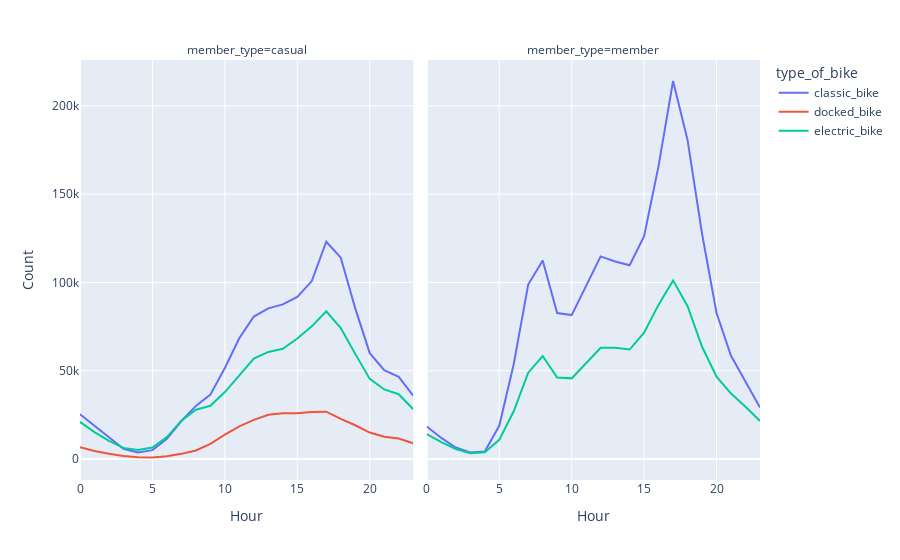

Notebook cell for this chart:
### Code cell
fig5 = px.line(bikes, x='Hour', y='Count', color="type_of_bike", facet_col="member_type")
fig5.show()

### Figure 1 — Plotly figure (JSON) as saved in the notebook; plotly's stock layout.template omitted (floating-point values rounded to 4 significant figures)
{"data": [{"hovertemplate": "type_of_bike=classic_bike<br>member_type=casual<br>Hour=%{x}<br>Count=%{y}<extra></extra>", "legendgroup": "classic_bike", "line": {"color": "#636efa", "dash": "solid"}, "marker": {"symbol": "circle"}, "mode": "lines", "name": "classic_bike", "orientation": "v", "showlegend": true, "type": "scatter", "x": [0, 1, 2, 3, 4, 5, 6, 7, 8, 9, 10, 11, 12, 13, 14, 15, 16, 17, 18, 19, 20, 21, 22, 23], "xaxis": "x", "y": [25294, 18814, 11820, 5821, 3687, 5023, 11460, 21506, 30057, 36443, 51541, 68458, 80677, 85322, 87564, 91769, 100760, 123044, 114033, 85297, 59958, 50289, 46538, 35861], "yaxis": "y"}, {"hovertemplate": "type_of_bike=classic_bike<br>member_type=member<br>Hour=%{x}<br>Count=%{y}<extra></extra>", "legendgroup": "classic_bike", "line": {"color": "#636efa", "dash": "solid"}, "marker": {"symbol": "circle"}, "mode": "lines", "name": "classic_bike", "orientation": "v", "showlegend": false, "type": "scatter", "x": [0, 1, 2, 3, 4, 5, 6, 7, 8, 9, 10, 11, 12, 13, 14, 15, 16, 17, 18, 19, 20, 21, 22, 23], "xaxis": "x2", "y": [18450, 11932, 6531, 3725, 4198, 18777, 53631, 98767, 112444, 82662, 81498, 98575, 114727, 111856, 109702, 126192, 166012, 214066, 180586, 127558, 82693, 58426, 43615, 29162], "yaxis": "y2"}, {"hovertemplate": "type_of_bike=docked_bike<br>member_type=casual<br>Hour=%{x}<br>Count=%{y}<extra></extra>", "legendgroup": "docked_bike", "line": {"color": "#EF553B", "dash": "solid"}, "marker": {"symbol": "circle"}, "mode": "lines", "name": "docked_bike", "orientation": "v", "showlegend": true, "type": "scatter", "x": [0, 1, 2, 3, 4, 5, 6, 7, 8, 9, 10, 11, 12, 13, 14, 15, 16, 17, 18, 19, 20, 21, 22, 23], "xaxis": "x", "y": [6730, 4559, 2984, 1698, 964, 864, 1541, 2910, 4813, 8555, 13799, 18447, 22181, 25001, 25938, 25969, 26604, 26775, 22701, 19108, 14969, 12594, 11589, 8929], "yaxis": "y"}, {"hovertemplate": "type_of_bike=docked_bike<br>member_type=member<br>Hour=%{x}<br>Count=%{y}<extra></extra>", "legendgroup": "docked_bike", "line": {"color": "#EF553B", "dash": "solid"}, "marker": {"symbol": "circle"}, "mode": "lines", "name": "docked_bike", "orientation": "v", "showlegend": false, "type": "scatter", "x": [18], "xaxis": "x2", "y": [1], "yaxis": "y2"}, {"hovertemplate": "type_of_bike=electric_bike<br>member_type=casual<br>Hour=%{x}<br>Count=%{y}<extra></extra>", "legendgroup": "electric_bike", "line": {"color": "#00cc96", "dash": "solid"}, "marker": {"symbol": "circle"}, "mode": "lines", "name": "electric_bike", "orientation": "v", "showlegend": true, "type": "scatter", "x": [0, 1, 2, 3, 4, 5, 6, 7, 8, 9, 10, 11, 12, 13, 14, 15, 16, 17, 18, 19, 20, 21, 22, 23], "xaxis": "x", "y": [20986, 15206, 10295, 6305, 5123, 6449, 12388, 21736, 27895, 30168, 37926, 47148, 56860, 60637, 62464, 68230, 75136, 83656, 74145, 59533, 45372, 39387, 36692, 28169], "yaxis": "y"}, {"hovertemplate": "type_of_bike=electric_bike<br>member_type=member<br>Hour=%{x}<br>Count=%{y}<extra></extra>", "legendgroup": "electric_bike", "line": {"color": "#00cc96", "dash": "solid"}, "marker": {"symbol": "circle"}, "mode": "lines", "name": "electric_bike", "orientation": "v", "showlegend": false, "type": "scatter", "x": [0, 1, 2, 3, 4, 5, 6, 7, 8, 9, 10, 11, 12, 13, 14, 15, 16, 17, 18, 19, 20, 21, 22, 23], "xaxis": "x2", "y": [14045, 9517, 5666, 3297, 3804, 10833, 27051, 48894, 58297, 46173, 45674, 54254, 63005, 63033, 61994, 71548, 87430, 101153, 86546, 63567, 46597, 37054, 29631, 21530], "yaxis": "y2"}], "layout": {"annotations": [{"font": {}, "showarrow": false, "text": "member_type=casual", "x": 0.245, "xanchor": "center", "xref": "paper", "y": 1, "yanchor": "bottom", "yref": "paper"}, {"font": {}, "showarrow": false, "text": "member_type=member", "x": 0.755, "xanchor": "center", "xref": "paper", "y": 1, "yanchor": "bottom", "yref": "paper"}], "legend": {"title": {"text": "type_of_bike"}, "tracegroupgap": 0}, "margin": {"t": 60}, "xaxis": {"anchor": "y", "domain": [0, 0.49], "title": {"text": "Hour"}}, "xaxis2": {"anchor": "y2", "domain": [0.51, 1], "matches": "x", "title": {"text": "Hour"}}, "yaxis": {"anchor": "x", "domain": [0, 1], "title": {"text": "Count"}}, "yaxis2": {"anchor": "x2", "domain": [0, 1], "matches": "y", "showticklabels": false}}}
